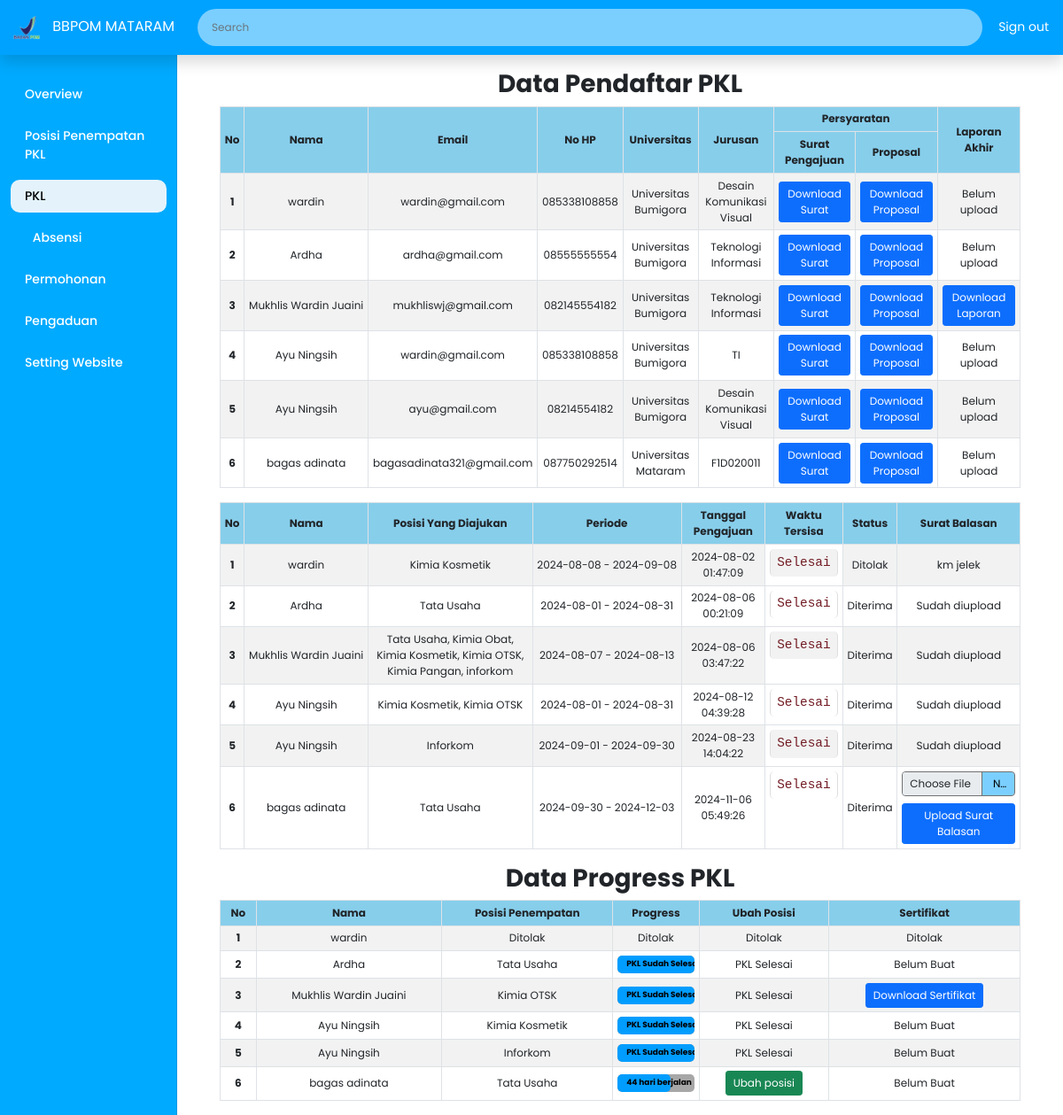
Page /admin_pkl.php (signed in) on the earlier database version.
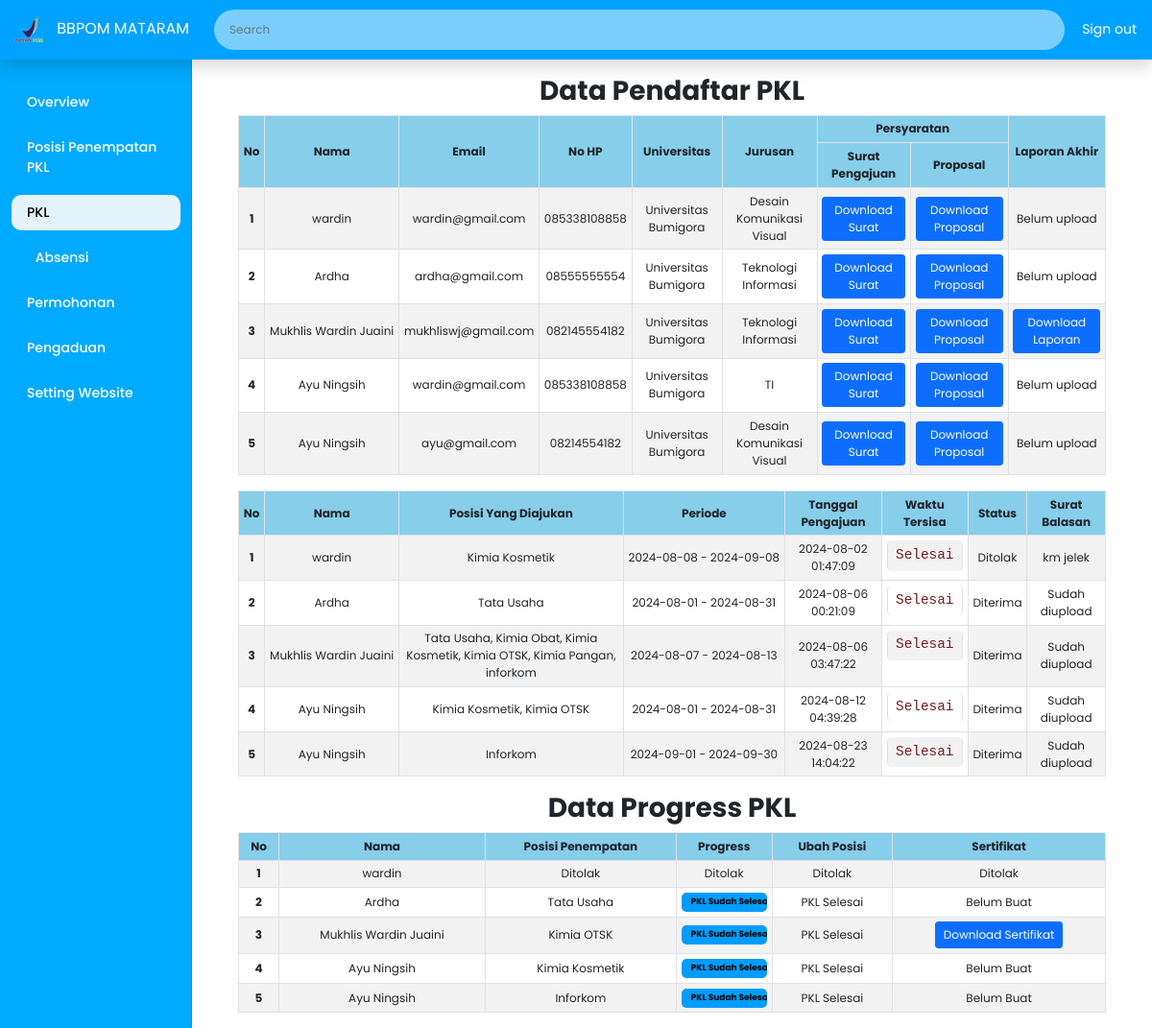
Same page on the later database version.
### tables this page shows
CREATE TABLE `pengajuan_pkl` (
  `id_pengajuan` int(11) NOT NULL,
  `nama` varchar(50) NOT NULL,
  `email` varchar(30) NOT NULL,
  `phone` varchar(20) NOT NULL,
  `university` varchar(35) NOT NULL,
  `department` varchar(50) NOT NULL,
  `nim` varchar(50) DEFAULT NULL,
  `posisi` varchar(100) NOT NULL,
  `periode` varchar(50) NOT NULL,
  `surat` varchar(70) NOT NULL,
  `proposal` varchar(70) NOT NULL,
  `status` varchar(30) DEFAULT NULL,
  `surat_balasan` varchar(100) DEFAULT NULL,
  `tanggal_pengajuan` timestamp NOT NULL DEFAULT current_timestamp(),
  `penempatan` varchar(50) DEFAULT NULL,
  `laporan_akhir` text DEFAULT NULL,
  `sertifikat` text DEFAULT NULL
);

### admin_pkl.php (the view, shortened to what the rows shown need)
<?php
include('koneksi.php');
$search = isset($_GET['search']) ? mysqli_real_escape_string($conn, $_GET['search']) : '';
$sql = "SELECT * FROM pengajuan_pkl WHERE
        nama LIKE '%$search%' OR
        email LIKE '%$search%' OR
        phone LIKE '%$search%' OR
        university LIKE '%$search%' OR
        department LIKE '%$search%' OR
        posisi LIKE '%$search%' OR
        periode LIKE '%$search%' OR
        status LIKE '%$search%'";
$result = mysqli_query($conn, $sql);
$sql2 = "SELECT * FROM pengajuan_pkl WHERE
        nama LIKE '%$search%' OR
        email LIKE '%$search%' OR
        phone LIKE '%$search%' OR
        university LIKE '%$search%' OR
        department LIKE '%$search%' OR
        posisi LIKE '%$search%' OR
        periode LIKE '%$search%' OR
        status LIKE '%$search%'";
$result2 = mysqli_query($conn, $sql2);
$sql3 = "SELECT * FROM pengajuan_pkl WHERE
        nama LIKE '%$search%' OR
        email LIKE '%$search%' OR
        phone LIKE '%$search%' OR
        university LIKE '%$search%' OR
        department LIKE '%$search%' OR
        posisi LIKE '%$search%' OR
        periode LIKE '%$search%' OR
        status LIKE '%$search%'";
$result3 = mysqli_query($conn, $sql3);
$no = 1;
$no2 = 1;
$no3 = 1;
?>
<!DOCTYPE html>
<html lang="id">
<head>
    <link rel="stylesheet" href="https://cdn.jsdelivr.net/npm/sweetalert2@11/dist/sweetalert2.min.css">
    <link href="https://cdn.jsdelivr.net/npm/bootstrap@5.0.2/dist/css/bootstrap.min.css" rel="stylesheet"
>
    <link rel="stylesheet" href="Asset/CSS/custom2.css">
</head>
<body>
    <div class="container-fluid">
        <div class="row">
            <div class="col-md-9 ms-sm-auto col-lg-10 px-md-4 main-content">
                <div class="container mt-2">
                    <div class="table-responsive">
                        <table class="table table-bordered table-striped table-hover text-center">
                            <thead class="table" style="vertical-align: middle; background-color: skyblue;">
                                <tr>
                                    <th scope="col" rowspan="2">No</th>
                                    <th scope="col" rowspan="2">Nama</th>
                                    <th scope="col" rowspan="2">Email</th>
                                    <th scope="col" rowspan="2">No HP</th>
                                    <th scope="col" rowspan="2">Universitas</th>
                                    <th scope="col" rowspan="2">Jurusan</th>
                                    <th scope="col" colspan="2">Persyaratan</th>
                                    <th scope="col" rowspan="2">Laporan Akhir</th>
                                </tr>
                                <tr>
                                    <th scope="col">Surat Pengajuan</th>
                                    <th scope="col">Proposal</th>
                                </tr>
                            </thead>
                            <tbody id="tableBody">
                                <?php
                                while ($row = mysqli_fetch_assoc($result)) {
                                    $surat = $row['surat'] ? "<a href='{$row['surat']}' class='btn btn-primary btn-sm' download>Download Surat</a>" : "Belum upload";
                                    $laporanAkhir = $row['laporan_akhir'] ? "<a href='{$row['laporan_akhir']}' class='btn btn-primary btn-sm' download>Download Laporan</a>" : "Belum upload";
                                    $proposal = $row['proposal'] ? "<a href='{$row['proposal']}' class='btn btn-primary btn-sm' download>Download Proposal</a>" : "Belum upload";
                                    echo "<tr>";
                                    echo "<th scope='row'>{$no}</th>";
                                    echo "<td class='text-nowrap'>{$row['nama']}</td>";
                                    echo "<td>{$row['email']}</td>";
                                    echo "<td>{$row['phone']}</td>";
                                    echo "<td>{$row['university']}</td>";
                                    echo "<td>{$row['department']}</td>";
                                    echo "<td>{$surat}</td>";
                                    echo "<td>{$proposal}</td>";
                                    echo "<td>{$laporanAkhir}</td>";
                                    echo "</tr>";
                                    $no++;
                                }
                                ?>
                            </tbody>
                        </table>
                    </div>
                    <div class="table-responsive">
                        <table class="table table-bordered table-striped table-hover text-center">
                            <thead class="table" style="vertical-align: middle; background-color: skyblue">
                                <tr>
                                    <th scope="col" rowspan="2">No</th>
                                    <th scope="col" rowspan="2">Nama</th>
                                    <th scope="col" rowspan="2">Posisi Yang Diajukan</th>
                                    <th scope="col" rowspan="2">Periode</th>
                                    <th scope="col" rowspan="2">Tanggal Pengajuan</th>
                                    <th scope="col" rowspan="2">Waktu Tersisa</th>
                                    <th scope="col" rowspan="2">Status</th>
                                    <th scope="col" rowspan="2" colspan="2">Surat Balasan</th>
                                </tr>
                            </thead>
                            <tbody id="tableBody">
                                <?php
                                while ($row = mysqli_fetch_assoc($result2)) {
                                    $tanggal_pengajuan = new DateTime($row['tanggal_pengajuan']);
                                    $tanggal_kadaluarsa = $tanggal_pengajuan->modify('+2 days');
                                    $status = $row['status'] ? $row['status'] : "
<button type='button' class='btn btn-success btn-sm accept-btn' data-id='{$row['id_pengajuan']}'>Terima</button>
<button type='button' class='btn btn-danger btn-sm reject-btn' data-id='{$row['id_pengajuan']}'>Tolak</button>
";
                                    $suratBalasan = "";
                                    if ($row['status'] == 'Diterima') {
                                        if ($row['surat_balasan']) {
                                            $suratBalasan = "Sudah diupload";
                                        } else {
                                            $suratBalasan = "
                            <form action='function/upload_surat_balasan.php' method='post' enctype='multipart/form-data'>
                                <input type='hidden' name='id' value='{$row['id_pengajuan']}'>
                                <input type='file' name='surat_balasan' class='form-control' required>
                                <button type='submit' class='btn btn-primary btn-sm mt-2'>Upload Surat Balasan</button>
                            </form>";
                                        }
                                    } elseif ($row['status'] == 'Ditolak') {
                                        $suratBalasan = $row['surat_balasan'];
                                    }
                                    echo "<tr>";
                                    echo "<th scope='row'>{$no2}</th>";
                                    echo "<td class='text-nowrap'>{$row['nama']}</td>";
                                    echo "<td class='text-wrap'>{$row['posisi']}</td>";
                                    echo "<td class='text-nowrap'>{$row['periode']}</td>";
                                    echo "<td>{$row['tanggal_pengajuan']}</td>";
                                    if ($row['status'] == "" or $row['status'] == null) {
                                        echo "<td class='countdown-container' data-target='{$tanggal_kadaluarsa->format('Y-m-d H:i:s')}'>
        <div class='countdown-item'>
            <span class='hours'>00</span>
            <label>Jam</label>
        </div>
        <div class='countdown-item'>
            <span class='minutes'>00</span>
            <label>Menit</label>
        </div>
        <div class='countdown-item'>
            <span class='seconds'>00</span>
            <label>Detik</label>
        </div>
      </td>";
                                    } else {
                                        echo "<td class='countdown-container expired'> Selesai </td>";
                                    }
                                    echo "<td>{$status}</td>";
                                    echo "<td colspan='2'>{$suratBalasan}</td>";
                                    echo "</tr>";
                                    $no2++;
                                }
                                ?>
                            </tbody>
                        </table>
                    </div>
                    <div class="table-responsive">
                        <table class="table table-bordered table-striped table-hover text-center">
                            <thead class="table" style="vertical-align: middle; background-color: skyblue;">
                                <tr>
                                    <th scope="col" rowspan="2">No</th>
                                    <th scope="col" rowspan="2">Nama</th>
                                    <th scope="col" rowspan="2">Posisi Penempatan</th>
                                    <th scope="col" rowspan="2">Progress</th>
                                    <th scope="col" rowspan="2">Ubah Posisi</th>
                                    <th scope="col" rowspan="2">Sertifikat</th>
                                </tr>
                            </thead>
                            <tbody id="tableBody">
                                <?php
                                while ($row = mysqli_fetch_assoc($result3)) {
                                    $periode = $row['periode'];
                                    $status = $row['status'];
                                    $sertifikat = $row['sertifikat'] ? "<a href='{$row['sertifikat']}' class='btn btn-primary btn-sm' download>Download Sertifikat</a>" : "Belum Buat";
                                    list($start_date, $end_date) = explode(' - ', $periode);
                                    $current_date = new DateTime();
                                    $start_date = new DateTime($start_date);
                                    $end_date = new DateTime($end_date);
                                    if ($current_date < $start_date) {
                                        $days_elapsed = 0;
                                        $total_days = $start_date->diff($end_date)->days;
                                        $days_left = $total_days;
                                        $status_pkl = "Belum Mulai";
                                    } else if ($current_date > $end_date) {
                                        $days_elapsed = $start_date->diff($end_date)->days;
                                        $total_days = $start_date->diff($end_date)->days;
                                        $status_pkl = "PKL Sudah Selesai";
                                    } else {
                                        $days_elapsed = $start_date->diff($current_date)->days;
                                        $total_days = $start_date->diff($end_date)->days;
                                        $status_pkl = "$days_elapsed hari berjalan";
                                    }
                                    $progress_percentage = ($days_elapsed / $total_days) * 100;
                                    echo "<tr>";
                                    echo "<th scope='row'>{$no3}</th>";
                                    echo "<td class='text-nowrap'>{$row['nama']}</td>";
                                    if ($status == "Diterima") {
                                        echo "<td>{$row['penempatan']}</td>";
                                    } else {
                                        echo "<td>Ditolak</td>";
                                    }
                                    if ($status == "Diterima") {
                                        echo "<td class='text-nowrap'>
                        <div class='progress-container'>
                            <div class='progress-bar' style='width: {$progress_percentage}%;'></div>
                            <div class='progress-info d-flex justify-content-between'>
                                <span> </span>
                                <span>{$status_pkl}</span>
                                <span> </span>
                            </div>
                        </div>
                                    </td>";
                                    } else {
                                        echo "<td>Ditolak</td>";
                                    }
                                    if ($status == "Diterima") {
                                        if ($status_pkl == "PKL Sudah Selesai") {
                                            echo "<td>PKL Selesai</td>";
                                        } else {
                                            echo "<td class='text-nowrap'>
<button type='button' class='btn btn-success btn-sm change-btn' data-id='{$row['id_pengajuan']}'>Ubah posisi</button>
                                    </td>";
                                        }
                                    } else {
                                        echo "<td>Ditolak</td>";
                                    }
                                    if ($status == "Ditolak") {
                                        echo "<td>Ditolak</td>";
                                    } else {
                                        echo "<td class='text-nowrap'>{$sertifikat}</td>";
                                    }
                                    echo "</tr>";
                                    $no3++;
                                }
                                ?>
                            </tbody>
                        </table>
                    </div>
                </div>
            </div>
        </div>
</body>
</html>

Differences in the rows shown:
removed pengajuan_pkl: nama "bagas adinata", email "bagasadinata321@gmail.com", phone "087750292514", university "Universitas Mataram", department "F1D020011", laporan_akhir "Belum upload", posisi "Tata Usaha", periode "2024-09-30 - 2024-12-03", tanggal_pengajuan "2024-11-06 05:49:26", shows "Selesai", status "Diterima", penempatan "Tata Usaha", $progress_percentage 68.75 (drawn), status_pkl "44 hari berjalan", sertifikat "Belum Buat"
